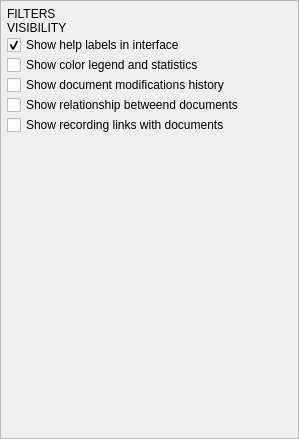
<?xml version="1.0" encoding="UTF-8"?>
<ui version="4.0">
 <class>Inspector</class>
 <widget class="QWidget" name="Inspector">
  <property name="geometry">
   <rect>
    <x>0</x>
    <y>0</y>
    <width>299</width>
    <height>439</height>
   </rect>
  </property>
  <property name="windowTitle">
   <string>Inspector</string>
  </property>
  <layout class="QVBoxLayout" name="verticalLayout_2">
   <property name="spacing">
    <number>0</number>
   </property>
   <property name="margin">
    <number>0</number>
   </property>
   <item>
    <widget class="QFrame" name="globalFrame">
     <property name="frameShape">
      <enum>QFrame::StyledPanel</enum>
     </property>
     <property name="frameShadow">
      <enum>QFrame::Raised</enum>
     </property>
     <layout class="QVBoxLayout" name="verticalLayout">
      <property name="spacing">
       <number>0</number>
      </property>
      <property name="margin">
       <number>6</number>
      </property>
      <item>
       <widget class="QLabel" name="filtersLabel">
        <property name="text">
         <string>FILTERS</string>
        </property>
       </widget>
      </item>
      <item>
       <layout class="QVBoxLayout" name="filters">
        <property name="spacing">
         <number>0</number>
        </property>
       </layout>
      </item>
      <item>
       <widget class="QLabel" name="visibilityLabel">
        <property name="text">
         <string>VISIBILITY</string>
        </property>
       </widget>
      </item>
      <item>
       <widget class="QCheckBox" name="help">
        <property name="text">
         <string>Show help labels in interface</string>
        </property>
        <property name="checked">
         <bool>true</bool>
        </property>
       </widget>
      </item>
      <item>
       <widget class="QCheckBox" name="legend">
        <property name="text">
         <string>Show color legend and statistics</string>
        </property>
       </widget>
      </item>
      <item>
       <widget class="QCheckBox" name="history">
        <property name="text">
         <string>Show document modifications history</string>
        </property>
       </widget>
      </item>
      <item>
       <widget class="QCheckBox" name="linkedTags">
        <property name="text">
         <string>Show relationship betweend documents</string>
        </property>
       </widget>
      </item>
      <item>
       <widget class="QCheckBox" name="linkedRenders">
        <property name="text">
         <string>Show recording links with documents</string>
        </property>
       </widget>
      </item>
      <item>
       <spacer name="verticalSpacer">
        <property name="orientation">
         <enum>Qt::Vertical</enum>
        </property>
        <property name="sizeHint" stdset="0">
         <size>
          <width>20</width>
          <height>319</height>
         </size>
        </property>
       </spacer>
      </item>
     </layout>
    </widget>
   </item>
  </layout>
 </widget>
 <resources/>
 <connections/>
 <slots>
  <slot>action()</slot>
 </slots>
</ui>
